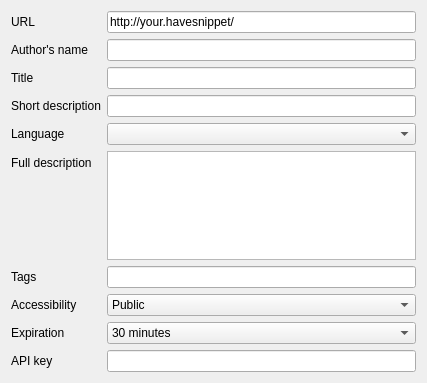
<?xml version="1.0" encoding="UTF-8"?>
<ui version="4.0">
 <class>HaveSnippetSettings</class>
 <widget class="QWidget" name="HaveSnippetSettings">
  <property name="geometry">
   <rect>
    <x>0</x>
    <y>0</y>
    <width>427</width>
    <height>383</height>
   </rect>
  </property>
  <property name="windowTitle">
   <string>Form</string>
  </property>
  <layout class="QFormLayout" name="formLayout">
   <item row="0" column="0">
    <widget class="QLabel" name="apiUrlLabel">
     <property name="text">
      <string>URL</string>
     </property>
    </widget>
   </item>
   <item row="0" column="1">
    <widget class="QLineEdit" name="apiUrlLineEdit">
     <property name="text">
      <string>http://your.havesnippet/</string>
     </property>
    </widget>
   </item>
   <item row="1" column="0">
    <widget class="QLabel" name="nameLabel">
     <property name="text">
      <string>Author's name</string>
     </property>
    </widget>
   </item>
   <item row="1" column="1">
    <widget class="QLineEdit" name="nameLineEdit"/>
   </item>
   <item row="2" column="0">
    <widget class="QLabel" name="titleLabel">
     <property name="text">
      <string>Title</string>
     </property>
    </widget>
   </item>
   <item row="2" column="1">
    <widget class="QLineEdit" name="titleLineEdit"/>
   </item>
   <item row="3" column="0">
    <widget class="QLabel" name="shortDescriptionLabel">
     <property name="text">
      <string>Short description</string>
     </property>
    </widget>
   </item>
   <item row="3" column="1">
    <widget class="QLineEdit" name="shortDescriptionLineEdit"/>
   </item>
   <item row="4" column="0">
    <widget class="QLabel" name="langLabel">
     <property name="text">
      <string>Language</string>
     </property>
    </widget>
   </item>
   <item row="4" column="1">
    <widget class="QComboBox" name="langComboBox"/>
   </item>
   <item row="5" column="0">
    <widget class="QLabel" name="fullDescriptionLabel">
     <property name="text">
      <string>Full description</string>
     </property>
    </widget>
   </item>
   <item row="5" column="1">
    <widget class="QPlainTextEdit" name="fullDescriptionTextEdit">
     <property name="font">
      <font>
       <family>Monospace</family>
      </font>
     </property>
    </widget>
   </item>
   <item row="6" column="0">
    <widget class="QLabel" name="tagsLabel">
     <property name="text">
      <string>Tags</string>
     </property>
    </widget>
   </item>
   <item row="6" column="1">
    <widget class="AutoCompleteLineEdit" name="tagsLineEdit"/>
   </item>
   <item row="7" column="0">
    <widget class="QLabel" name="accessibilityLabel">
     <property name="text">
      <string>Accessibility</string>
     </property>
    </widget>
   </item>
   <item row="7" column="1">
    <widget class="QComboBox" name="accessibilityComboBox">
     <item>
      <property name="text">
       <string>Public</string>
      </property>
     </item>
     <item>
      <property name="text">
       <string>Unlisted</string>
      </property>
     </item>
     <item>
      <property name="text">
       <string>Logged users</string>
      </property>
     </item>
     <item>
      <property name="text">
       <string>Private</string>
      </property>
     </item>
    </widget>
   </item>
   <item row="8" column="0">
    <widget class="QLabel" name="expirationLabel">
     <property name="text">
      <string>Expiration</string>
     </property>
    </widget>
   </item>
   <item row="8" column="1">
    <widget class="QComboBox" name="expirationComboBox">
     <item>
      <property name="text">
       <string>30 minutes</string>
      </property>
     </item>
     <item>
      <property name="text">
       <string>1 hour</string>
      </property>
     </item>
     <item>
      <property name="text">
       <string>12 hours</string>
      </property>
     </item>
     <item>
      <property name="text">
       <string>1 day</string>
      </property>
     </item>
     <item>
      <property name="text">
       <string>1 week</string>
      </property>
     </item>
     <item>
      <property name="text">
       <string>1 month</string>
      </property>
     </item>
     <item>
      <property name="text">
       <string>Keep forever</string>
      </property>
     </item>
    </widget>
   </item>
   <item row="9" column="0">
    <widget class="QLabel" name="apiKeyLabel">
     <property name="text">
      <string>API key</string>
     </property>
    </widget>
   </item>
   <item row="9" column="1">
    <widget class="QLineEdit" name="apiKeyLineEdit"/>
   </item>
  </layout>
 </widget>
 <customwidgets>
  <customwidget>
   <class>AutoCompleteLineEdit</class>
   <extends>QLineEdit</extends>
   <header>src/AutoCompleteLineEdit.h</header>
  </customwidget>
 </customwidgets>
 <resources/>
 <connections/>
</ui>
